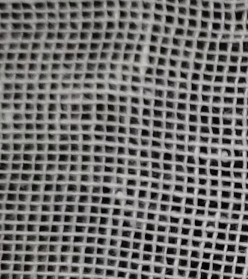
#> input picture oldPhoto/1.png, 248 x 279 px; its folder holds only this picture in this run
$ python circleBlack.py
#> lines starting #> are read from the running program, lines starting #| are printed output that depends on the picture; after the words box and inside, x2 and y2 are one past the last pixel; in counts of white or black regions, pixels touching at a corner belong together
import numpy as np
import os
import cv2 as cv

dirPath = 'oldPhoto'
newDir = 'fillPhoto'

if not os.path.exists(newDir):
    os.makedirs(newDir)

order = [int(i.strip(".png")) for i in os.listdir(dirPath) if i.endswith(".png")]
jpgList = [f"{i}.png" for i in sorted(order)]  # 直接读取可能非顺序帧

for i, png in enumerate(jpgList):
    old = dirPath + f'/{png}'
    img = cv.imread(old)
#> img is the input picture: shape (279, 248, 3); mean B, G, R 110.7, 111.7, 113
    imGray = cv.cvtColor(img, cv.COLOR_BGR2GRAY)
    imGray[imGray < 100] = 0
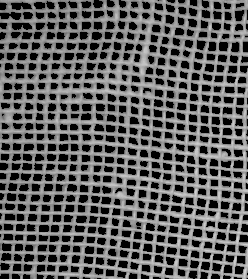
#> imGray: shape (279, 248); min 0, max 213, mean 93.2
    imGray[imGray >= 100] = 255
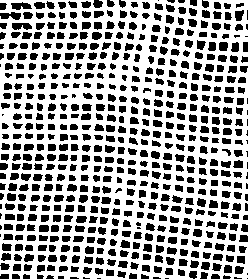
#> imGray: shape (279, 248); 62.4% white; 601 black regions (36 under 20 px), largest, box (x1, y1, x2, y2) and area: (0, 12, 21, 20) 117, (11, 2, 32, 10) 113, (12, 23, 32, 30) 112
    mask = 255 - imGray
    marker = np.zeros_like(imGray)
    marker[0, :] = 255
    marker[-1, :] = 255
    marker[:, 0] = 255
    marker[:, -1] = 255
    marker_0 = marker.copy()
    SE = cv.getStructuringElement(shape=cv.MORPH_CROSS, ksize=(3, 3))
    while True:
        marker_pre = marker
        dilation = cv.dilate(marker, kernel=SE)
        marker = np.min((dilation, mask), axis=0)
        if (marker_pre == marker).all():
            break
#> this loop made 23 passes
#> pass 1, `marker = np.min((dilation, mask), axis=0)`:
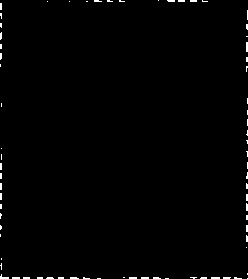
#> marker: shape (279, 248); 1% white; 73 white regions (71 under 20 px), largest, box (x1, y1, x2, y2) and area: (0, 274, 9, 279) 22, (246, 42, 248, 52) 20
#> after the loop:
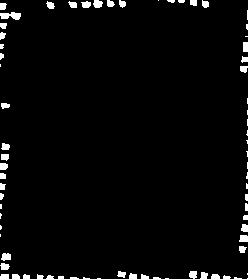
#> marker: shape (279, 248); 3% white; 73 white regions (30 under 20 px), largest, box (x1, y1, x2, y2) and area: (0, 12, 21, 20) 117, (1, 253, 11, 261) 63, (93, 0, 103, 8) 62
    dst = 255 - marker
    filling = dst - imGray
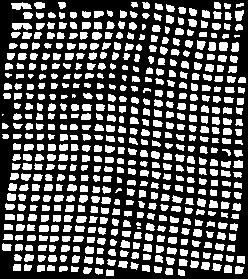
#> filling: shape (279, 248); 34.7% white; 528 white regions (6 under 20 px), largest, box (x1, y1, x2, y2) and area: (11, 2, 32, 10) 113, (12, 23, 32, 30) 112, (235, 10, 244, 21) 76
    kernel = cv.getStructuringElement(cv.MORPH_RECT, (3, 3))
    filling = cv.morphologyEx(filling, cv.MORPH_OPEN, kernel, 1)
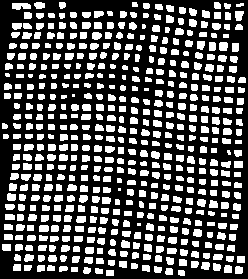
#> filling: shape (279, 248); 33.2% white; 526 white regions (9 under 20 px)
    contours, hierarchy = cv.findContours(filling, cv.RETR_EXTERNAL, cv.CHAIN_APPROX_SIMPLE)
#> contours = 526 contours, 45 with area under 20; largest, box (x1, y1, x2, y2) and area: (12, 3, 31, 10) 84, (219, 42, 228, 51) 60, (235, 11, 244, 21) 58, (39, 225, 49, 232) 52, (92, 32, 102, 40) 52
    cv.drawContours(img, contours, -1, (212, 255, 127), 1)
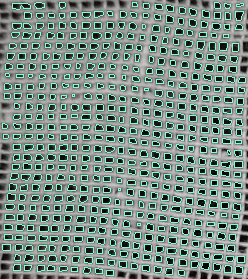
#> img: shape (279, 248, 3); 16.21% of pixels changed, all inside (x1, y1, x2, y2) = (2, 2, 246, 276)
    new = newDir + f'/{png}'
    cv.imwrite(new, img)
    print(f'{i + 1} / {len(jpgList)}')
